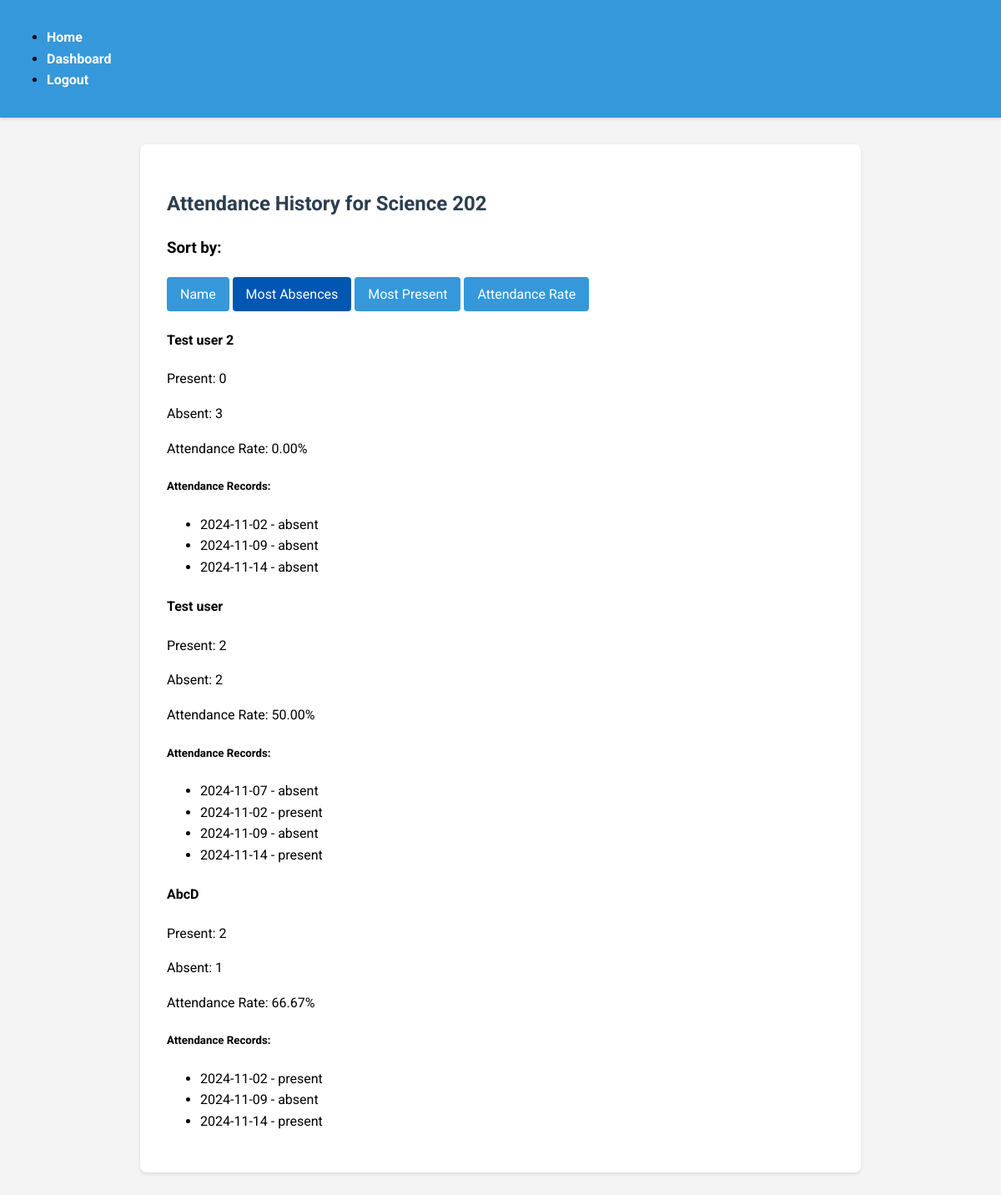
Page /attendance_history/1?sort_by=absent (signed in) on the committed database.
### models.py (models this page shows, shortened)
class BaseModel(db.Model):
    __abstract__ = True
    id = db.Column(db.Integer, primary_key=True)

class Class(BaseModel):
    __tablename__ = 'class'
    name = db.Column(db.String(100), nullable=False)
    teacher_id = db.Column(db.Integer, db.ForeignKey('user.id'), nullable=False)
    students = db.relationship('User', secondary='user_class', back_populates='classes')
    attendances = db.relationship('Attendance', back_populates='class_')

class User(UserMixin, BaseModel):
    __tablename__ = 'user'
    email = db.Column(db.String(120), unique=True, nullable=False)
    name = db.Column(db.String(100), nullable=False)
    password = db.Column(db.String(255), nullable=False)
    role = db.Column(db.String(20), nullable=False)
    classes = db.relationship('Class', secondary='user_class', back_populates='students')

class Attendance(BaseModel):
    __tablename__ = 'attendance'
    class_id = db.Column(db.Integer, db.ForeignKey('class.id'), nullable=False)
    student_id = db.Column(db.Integer, db.ForeignKey('user.id'), nullable=False)
    date = db.Column(db.Date, nullable=False)
    status = db.Column(db.String(20), nullable=False)
    class_ = db.relationship('Class', back_populates='attendances')

### app.py (the view)
@app.route('/attendance_history/<int:class_id>')
@login_required
def attendance_history(class_id):
    if current_user.role != 'teacher':
        flash('Only teachers can view attendance history')
        return redirect(url_for('dashboard'))
    class_obj = Class.query.get(class_id)
    sort_by = request.args.get('sort_by', 'date')  # Default sort by date
    attendance_records = Attendance.query.filter_by(class_id=class_id).all()
    student_stats = {}
    for student in class_obj.students:
        student_records = [r for r in attendance_records if r.student_id == student.id]
        absent_count = sum(1 for r in student_records if r.status == 'absent')
        present_count = sum(1 for r in student_records if r.status == 'present')
        attendance_rate = (present_count / len(student_records) * 100) if student_records else 0
        student_stats[student.id] = {
            'name': student.name,
            'absent_count': absent_count,
            'present_count': present_count,
            'attendance_rate': attendance_rate,
            'records': student_records
        }
    if sort_by == 'absent':
        sorted_stats = dict(sorted(student_stats.items(),
                                 key=lambda x: x[1]['absent_count'],
                                 reverse=True))
    elif sort_by == 'present':
        sorted_stats = dict(sorted(student_stats.items(),
                                 key=lambda x: x[1]['present_count'],
                                 reverse=True))
    elif sort_by == 'rate':
        sorted_stats = dict(sorted(student_stats.items(),
                                 key=lambda x: x[1]['attendance_rate'],
                                 reverse=True))
    else:  # sort by name
        sorted_stats = dict(sorted(student_stats.items(),
                                 key=lambda x: x[1]['name']))
    return render_template('attendance_history.html',
                         class_obj=class_obj,
                         student_stats=sorted_stats,
                         sort_by=sort_by)

### app.py (called while the page is built)
@login_manager.user_loader
def load_user(user_id):
    return User.query.get(int(user_id))

### templates/attendance_history.html
{% extends "base.html" %}
{% block content %}
<h2>Attendance History for {{ class_obj.name }}</h2>
<div class="sorting-options">
    <h3>Sort by:</h3>
    <a href="{{ url_for('attendance_history', class_id=class_obj.id, sort_by='name') }}"
       class="btn btn-primary {% if sort_by == 'name' %}active{% endif %}">Name</a>
       <a href="{{ url_for('attendance_history', class_id=class_obj.id, sort_by='absent') }}"
       class="btn {% if sort_by == 'absent' %}active{% else %}btn-primary{% endif %}">Most Absences</a>
    <a href="{{ url_for('attendance_history', class_id=class_obj.id, sort_by='present') }}"
       class="btn btn-success {% if sort_by == 'present' %}active{% endif %}">Most Present</a>
    <a href="{{ url_for('attendance_history', class_id=class_obj.id, sort_by='rate') }}"
       class="btn btn-info {% if sort_by == 'rate' %}active{% endif %}">Attendance Rate</a>
</div>
<div class="attendance-stats">
    {% for student_id, stats in student_stats.items() %}
    <div class="student-card">
        <h4>{{ stats.name }}</h4>
        <p>Present: {{ stats.present_count }}</p>
        <p>Absent: {{ stats.absent_count }}</p>
        <p>Attendance Rate: {{ "%.2f"|format(stats.attendance_rate) }}%</p>
        <div class="attendance-details">
            <h5>Attendance Records:</h5>
            <ul>
                {% for record in stats.records %}
                <li>
                    {{ record.date.strftime('%Y-%m-%d') }} -
                    <span class="{{ 'text-success' if record.status == 'present' else 'text-danger' }}">
                        {{ record.status }}
                    </span>
                </li>
                {% endfor %}
            </ul>
        </div>
    </div>
    {% endfor %}
</div>
{% endblock %}

### static/styles.css (style rules this page uses)
body { font-family: 'Roboto', Arial, sans-serif; line-height: 1.6; margin: 0; padding: 0; background-color: #f4f4f4; }
.btn.active { background-color: #0056b3; color: white; border-color: #0056b3; }
h1, h2 { color: #2c3e50; }
.btn { display: inline-block; background-color: #3498db; color: #fff; padding: 0.5rem 1rem; text-decoration: none; border-radius: 4px; transition: background-color 0.3s ease; }

### rows in the picture
Class: name "Science 202"
User: name "Test user 2"
Attendance: date "2024-11-02", status "absent"
Attendance: date "2024-11-09", status "absent"
Attendance: date "2024-11-14", status "absent"
User: name "Test user"
Attendance: date "2024-11-07", status "absent"
Attendance: date "2024-11-02", status "present"
Attendance: date "2024-11-09", status "absent"
Attendance: date "2024-11-14", status "present"
User: name "AbcD"
Attendance: date "2024-11-02", status "present"
Attendance: date "2024-11-09", status "absent"
Attendance: date "2024-11-14", status "present"

### other values in the picture
{{ stats.present_count }} "0" "2" "2"
{{ stats.absent_count }} "3" "2" "1"
{{ "%.2f"|format(stats.attendance_rate) }} "0.00" "50.00" "66.67"
